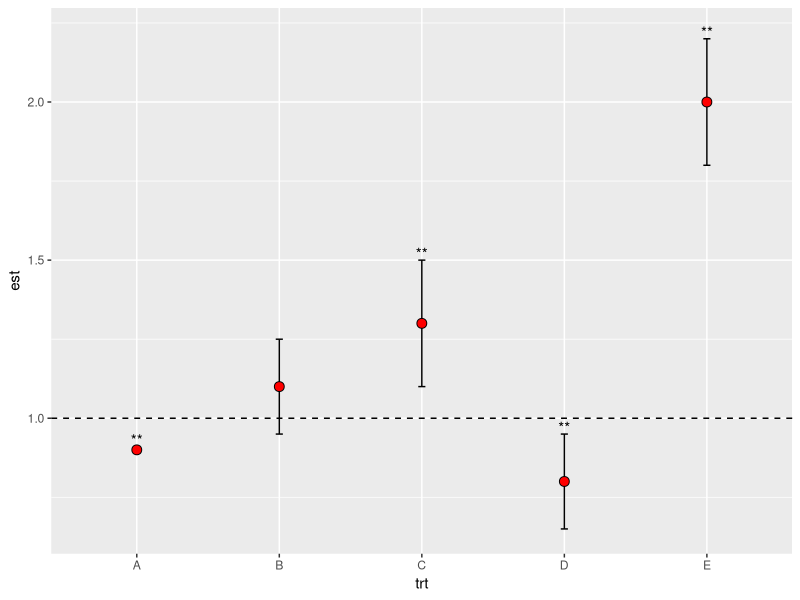
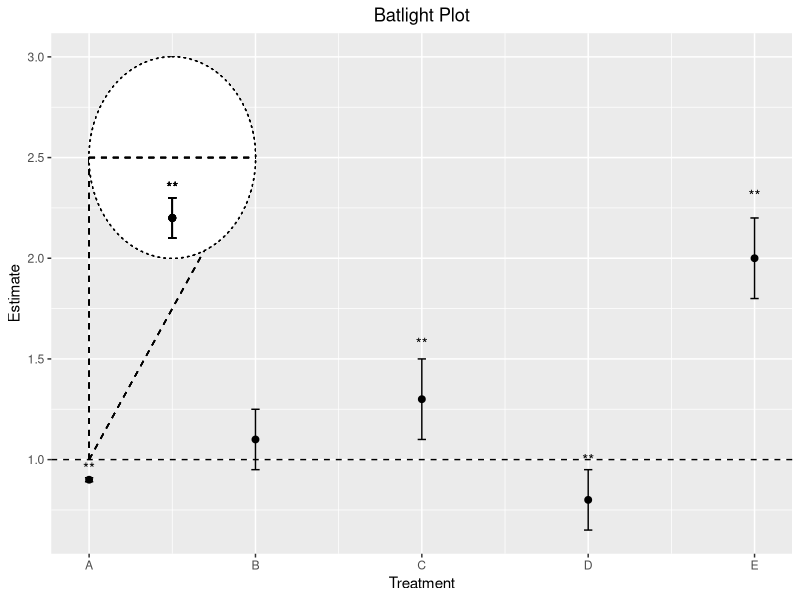

Source code (R) for these figures, in order:
## ---- chunk 1
# Header----
require(data.table)
require(ggplot2)
require(ggforce)

# Simulate data----
dt1 <- data.table(trt = factor(LETTERS[1:5]),
                  est = c(0.9, 1.1, 1.3, 0.8, 2),
                  errbar = c(0.01, 0.15, 0.2, 0.15, 0.2),
                  sign = c("**", "", "**", "**", "**"))
dt1[, lb := est - errbar]
dt1[, ub := est + errbar]
dt1
## ---- chunk 2
# Forest plot----
p1 <- ggplot(dt1) +
  geom_errorbar(aes(x = trt,
                    ymin = lb, 
                    ymax = ub), 
                width = 0.05) +
  geom_point(aes(x = trt,
                 y = est), 
             shape = 21,
             size = 3,
             fill = "red") +
  geom_text(aes(x = trt,
                y = ub + 0.02,
                label = sign)) +
  geom_hline(yintercept = 1,
             linetype = "dashed")
p1
## ---- chunk 3
# Forest plot with magnification----
light.origin <- list(x = 1, 
                     y = 1)
light.circle.r <- 0.5
light.circle.origin <- list(x = light.origin$x + light.circle.r,
                            y = 2.5) 
delta <- 0.3


p2 <- ggplot(dt1) + 
  geom_segment(aes(x = light.origin$x,
                   xend = light.origin$x,
                   y = light.origin$y,
                   yend = light.circle.origin$y),
               linetype = "dashed") +
  geom_segment(aes(x = light.origin$x,
                   xend = light.origin$x + 2*light.circle.r,
                   y = light.origin$y,
                   yend = light.circle.origin$y),
               linetype = "dashed") +
  geom_circle(aes(x0 = light.circle.origin$x,
                  y0 = light.circle.origin$y,
                  r = light.circle.r),
              linetype = "dotted",
              fill = "white") +
  geom_segment(aes(x = light.circle.origin$x - light.circle.r,
                   xend = light.circle.origin$x + light.circle.r,
                   y = light.circle.origin$y,
                   yend = light.circle.origin$y),
               linetype = "dashed") +
  geom_point(aes(x = light.circle.origin$x,
                 y = light.circle.origin$y - delta),
             size = 2) +
  geom_errorbar(aes(x = light.circle.origin$x,
                    ymin = light.circle.origin$y - delta + 0.1, 
                    ymax = light.circle.origin$y - delta - 0.1), 
                width = 0.05) +
  geom_text(aes(x = light.circle.origin$x,
                y = light.circle.origin$y - delta + 0.15,
                label = "**")) +
  geom_point(aes(x = as.numeric(trt),
                 y = est),
             size = 2) +
  geom_errorbar(aes(x = as.numeric(trt),
                    ymin = lb, 
                    ymax = ub), 
                width = 0.05) +
  geom_text(aes(x = as.numeric(trt),
                y = 1.05*ub,
                label = sign)) + 
  geom_hline(yintercept = 1,
             linetype = "dashed") +
  scale_x_continuous("Treatment",
                     breaks = unique(as.numeric(dt1$trt)),
                     labels = levels(dt1$trt)) +
  scale_y_continuous("Estimate") +
  ggtitle("Batlight Plot") +
  theme(axis.text.x = element_text(angle = 0,
                                   hjust = 0.5),
        plot.title = element_text(hjust = 0.5))
p2
## ---- chunk 4
sessionInfo()
